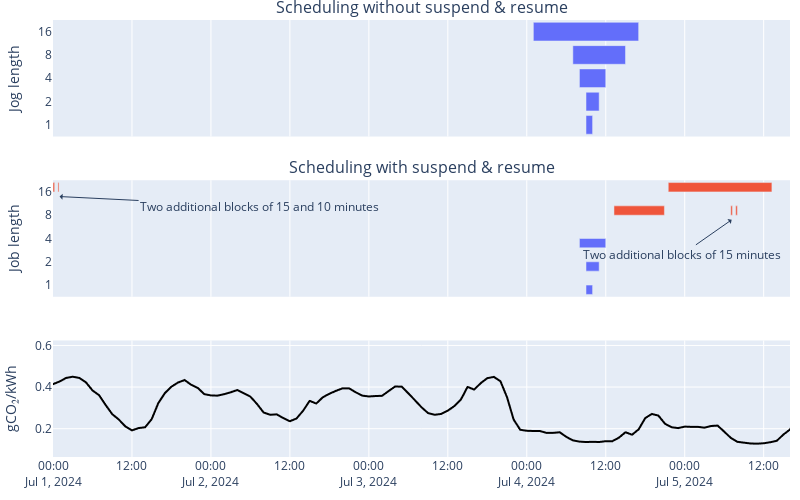

Notebook source saved alongside this figure:
### Code cell
from plotly.subplots import make_subplots
from datetime import datetime
import pytz
import sys
import plotly.express as px
from typing import List

sys.path.append('../src/')

import carbon

"""
For debugging purposes, plot some schedules, to see whats up
"""

carbon_trace = carbon.get_carbon_model("DE-hourly-start-july", 0, extra_columns=True).df
start_timestamp = datetime.fromisoformat(carbon_trace["datetime"].min().replace('Z', '+00:00')).timestamp()

carbon_fig = px.line(carbon_trace, x="datetime", y="carbon_intensity_avg")
carbon_fig.update_traces(line=dict(color='black'))

id_to_length = {
    "1": "1",
    "2": "2",
    "3": "4",
    "4": "8",
    "5": "16",
}

def time_to_dates(seconds_since_simulation_start) -> str:
    adjusted_timestamp = seconds_since_simulation_start + start_timestamp
    date = datetime.fromtimestamp(adjusted_timestamp, pytz.timezone('UTC'))
    return date 

def make_gantt(filename: str, color_ids: List[str]):
    df = read_trace(filename)
    df = df.sort_values("ID")

    print(color_ids)
    df["optimal"] = df["ID"].apply(lambda id: "bad" if id in color_ids else "good")

    df["start_time_date"] = df["start_time"].apply(time_to_dates)
    df["submission_date"] = df["arrival_time"].apply(time_to_dates)
    df["exit_time_date"] = df["exit_time"].apply(time_to_dates)
    df["length_hours"] = (df["exit_time"] - df["start_time"]) / 3600

    df["Job length in hours"] = df["ID"].apply(lambda id: id_to_length[str(id+1)])

    fig_gantt = px.timeline(df, x_start="start_time_date", x_end="exit_time_date", y="Job length in hours", hover_data=["start_time", "length_hours"], 
                            color="optimal")

    return fig_gantt

def compare_traces(traces: List[str], waiting_time: int):

    fig = make_subplots(rows=len(traces)+1, cols=1, shared_xaxes=True,
                        subplot_titles=("Scheduling without suspend & resume","Scheduling with suspend & resume"),
                        vertical_spacing=0.1
                        )

    for index, trace in enumerate(traces):
        trace_fig = make_gantt(trace, [] if index == 0 else [4, 3])

        for gantt_trace in trace_fig.data:
            fig.add_trace(gantt_trace, row=index+1, col=1)
            fig.update_layout({
                f"yaxis{index+1}": {'range': [-0.5, 4.5], 
                                    'tickmode': 'linear',
                                    },
                
                'showlegend':False})


    fig.add_trace(carbon_fig.data[0], row=len(traces)+1, col=1)

    fig.update_layout(
        xaxis=dict(
            type='date',
            range=[time_to_dates(0), time_to_dates(waiting_time * 3600 + 3600 * 16)]
        ),
        xaxis2=dict(
            type='date',
            range=[time_to_dates(0), time_to_dates(waiting_time * 3600 + 3600 * 16)]
        ),
        xaxis3=dict(
            type='date',
            range=[time_to_dates(0), time_to_dates(waiting_time * 3600 + 3600 * 16)]
        ),
        height=500,
        width=800
    )

    # fig.update_yaxes(fixedrange=True, row=1, col=1)
    # fig.update_yaxes(fixedrange=True, row=2, col=1)

    fig.add_annotation(x="2024-07-01 01:00:00", y=3.8, col=1, row=2,
            text="Two additional blocks of 15 and 10 minutes",
            showarrow=True,
            arrowhead=1,
            ax=200, ay=10)
    
    fig.add_annotation(x="2024-07-05 07:07:30", y=2.8, col=1, row=2,
            text="Two additional blocks of 15 minutes",
            showarrow=True,
            arrowhead=1,
            ax=-50, ay=35)

    fig.update_layout({
        "yaxis1_title": "Jog length",
        "yaxis2_title": "Job length",
        "yaxis3_title": "gCO₂/kWh"
    })

    fig.update_layout({
        'margin': dict(l=10, r=10, t=20, b=10)
    })

    fig.show()

    return fig


# This is the gantt chart for the mishappen scheduling in the earlier plot
timelimited_gantt = compare_traces([
    "carbon_periodic-phases_1_300_100_96_details",
    "suspend-resume_periodic-phases_1_300_100_96_details"
], 96)

pio.write_image(fig=timelimited_gantt, file="timelimited_gantt.pdf")

### Figure 1 — Plotly figure (JSON) as saved in the notebook; plotly's stock layout.template omitted (floating-point values rounded to 4 significant figures; data arrays with more than 128 entries replaced by an {"elided": "..."} marker saying what was removed)
{"data": [{"alignmentgroup": "True", "base": ["2024-07-04T09:00:00+00:00", "2024-07-04T09:00:00+00:00", "2024-07-04T08:00:00+00:00", "2024-07-04T07:00:00+00:00", "2024-07-04T01:00:00+00:00"], "customdata": [[291600, 1], [291600, 2], [288000, 4], [284400, 8], [262800, 16]], "hovertemplate": "optimal=good<br>start_time_date=%{base}<br>exit_time_date=%{x}<br>Job length in hours=%{y}<br>start_time=%{customdata[0]}<br>length_hours=%{customdata[1]}<extra></extra>", "legendgroup": "good", "marker": {"color": "#636efa", "pattern": {"shape": ""}}, "name": "good", "offsetgroup": "good", "orientation": "h", "showlegend": true, "textposition": "auto", "type": "bar", "x": [3600000, 7200000, 14400000, 28800000, 57600000], "xaxis": "x", "y": ["1", "2", "4", "8", "16"], "yaxis": "y"}, {"alignmentgroup": "True", "base": ["2024-07-04T09:00:00+00:00", "2024-07-04T09:00:00+00:00", "2024-07-04T08:00:00+00:00"], "customdata": [[291600, 1], [291600, 2], [288000, 4]], "hovertemplate": "optimal=good<br>start_time_date=%{base}<br>exit_time_date=%{x}<br>Job length in hours=%{y}<br>start_time=%{customdata[0]}<br>length_hours=%{customdata[1]}<extra></extra>", "legendgroup": "good", "marker": {"color": "#636efa", "pattern": {"shape": ""}}, "name": "good", "offsetgroup": "good", "orientation": "h", "showlegend": true, "textposition": "auto", "type": "bar", "x": [3600000, 7200000, 14400000], "xaxis": "x2", "y": ["1", "2", "4"], "yaxis": "y2"}, {"alignmentgroup": "True", "base": ["2024-07-04T13:15:00+00:00", "2024-07-05T07:00:00+00:00", "2024-07-05T07:45:00+00:00", "2024-07-01T00:00:00+00:00", "2024-07-01T00:45:00+00:00", "2024-07-04T21:30:00+00:00"], "customdata": [[306900, 7.667], [370800, 0.25], [373500, 0.25], [0, 0.25], [2700, 0.1667], [336600, 15.75]], "hovertemplate": "optimal=bad<br>start_time_date=%{base}<br>exit_time_date=%{x}<br>Job length in hours=%{y}<br>start_time=%{customdata[0]}<br>length_hours=%{customdata[1]}<extra></extra>", "legendgroup": "bad", "marker": {"color": "#EF553B", "pattern": {"shape": ""}}, "name": "bad", "offsetgroup": "bad", "orientation": "h", "showlegend": true, "textposition": "auto", "type": "bar", "x": [27600000, 900000, 900000, 900000, 600000, 56700000], "xaxis": "x2", "y": ["8", "8", "8", "16", "16", "16"], "yaxis": "y2"}, {"hovertemplate": "datetime=%{x}<br>carbon_intensity_avg=%{y}<extra></extra>", "legendgroup": "", "line": {"color": "black", "dash": "solid"}, "marker": {"symbol": "circle"}, "mode": "lines", "name": "", "showlegend": false, "type": "scattergl", "x": {"elided": "1440 str values"}, "xaxis": "x3", "y": {"elided": "1440 float values"}, "yaxis": "y3"}], "layout": {"annotations": [{"font": {"size": 16}, "showarrow": false, "text": "Scheduling without suspend & resume", "x": 0.5, "xanchor": "center", "xref": "paper", "y": 1, "yanchor": "bottom", "yref": "paper"}, {"font": {"size": 16}, "showarrow": false, "text": "Scheduling with suspend & resume", "x": 0.5, "xanchor": "center", "xref": "paper", "y": 0.6333, "yanchor": "bottom", "yref": "paper"}, {"arrowhead": 1, "ax": 200, "ay": 10, "showarrow": true, "text": "Two additional blocks of 15 and 10 minutes", "x": "2024-07-01 01:00:00", "xref": "x2", "y": 3.8, "yref": "y2"}, {"arrowhead": 1, "ax": -50, "ay": 35, "showarrow": true, "text": "Two additional blocks of 15 minutes", "x": "2024-07-05 07:07:30", "xref": "x2", "y": 2.8, "yref": "y2"}], "height": 500, "margin": {"b": 10, "l": 10, "r": 10, "t": 20}, "showlegend": false, "width": 800, "xaxis": {"anchor": "y", "domain": [0, 1], "matches": "x3", "range": ["2024-07-01T00:00:00+00:00", "2024-07-05T16:00:00+00:00"], "showticklabels": false, "type": "date"}, "xaxis2": {"anchor": "y2", "domain": [0, 1], "matches": "x3", "range": ["2024-07-01T00:00:00+00:00", "2024-07-05T16:00:00+00:00"], "showticklabels": false, "type": "date"}, "xaxis3": {"anchor": "y3", "domain": [0, 1], "range": ["2024-07-01T00:00:00+00:00", "2024-07-05T16:00:00+00:00"], "type": "date"}, "yaxis": {"anchor": "x", "domain": [0.7333, 1], "range": [-0.5, 4.5], "tickmode": "linear", "title": {"text": "Jog length"}}, "yaxis2": {"anchor": "x2", "domain": [0.3667, 0.6333], "range": [-0.5, 4.5], "tickmode": "linear", "title": {"text": "Job length"}}, "yaxis3": {"anchor": "x3", "domain": [0, 0.2667], "title": {"text": "gCO₂/kWh"}}}}
